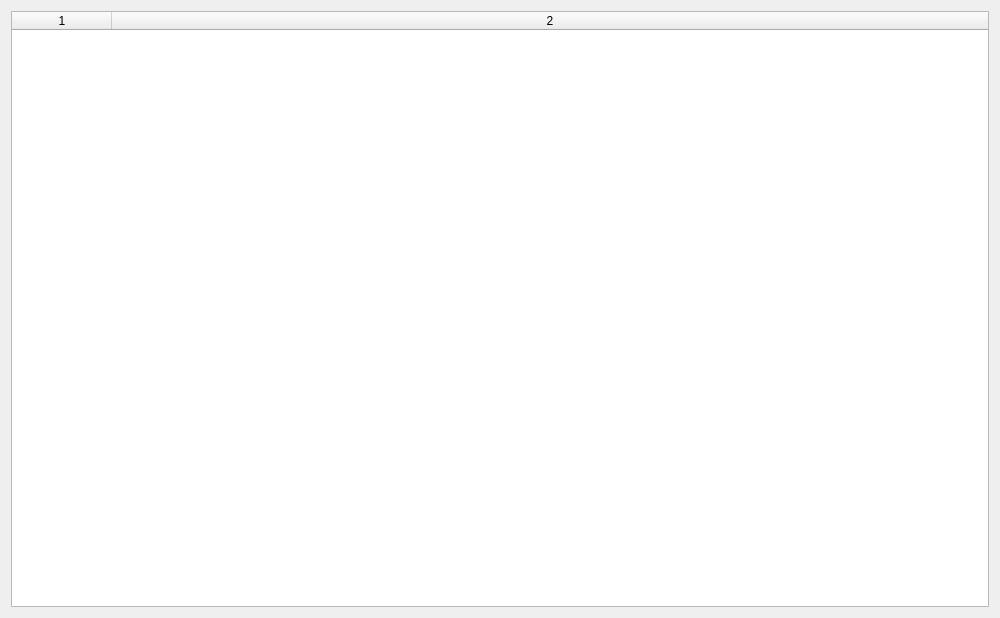
<?xml version="1.0" encoding="UTF-8"?>
<ui version="4.0">
 <class>AddressManager</class>
 <widget class="QWidget" name="AddressManager">
  <property name="geometry">
   <rect>
    <x>0</x>
    <y>0</y>
    <width>1000</width>
    <height>618</height>
   </rect>
  </property>
  <property name="windowTitle">
   <string>网址管理器</string>
  </property>
  <layout class="QGridLayout" name="gridLayout">
   <item row="0" column="0">
    <widget class="TableWidget" name="viewer">
     <property name="editTriggers">
      <set>QAbstractItemView::EditTrigger::NoEditTriggers</set>
     </property>
     <property name="rowCount">
      <number>0</number>
     </property>
     <property name="columnCount">
      <number>2</number>
     </property>
     <attribute name="horizontalHeaderShowSortIndicator" stdset="0">
      <bool>false</bool>
     </attribute>
     <attribute name="horizontalHeaderStretchLastSection">
      <bool>true</bool>
     </attribute>
     <column/>
     <column/>
    </widget>
   </item>
  </layout>
 </widget>
 <customwidgets>
  <customwidget>
   <class>TableWidget</class>
   <extends>QTableWidget</extends>
   <header>qfluentwidgets</header>
  </customwidget>
 </customwidgets>
 <resources/>
 <connections/>
</ui>
